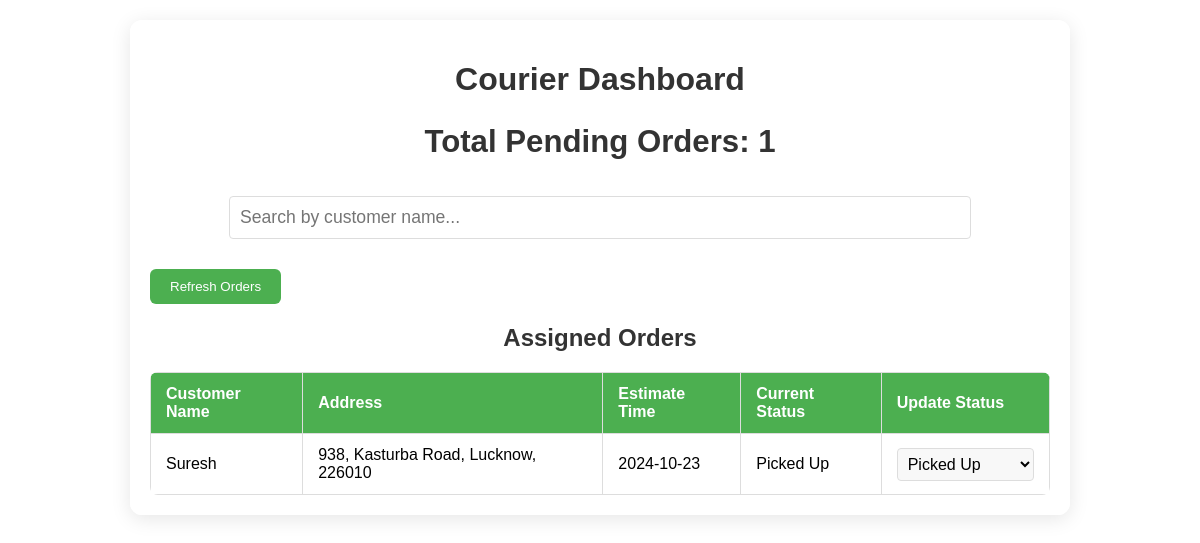
The page /courier/1/orders on the database its author committed.
### models.py (models this page shows)
class Order(db.Model):
    __tablename__ = 'order'
    order_id = db.Column(db.Integer, primary_key=True)
    customer_name = db.Column(db.String(100), nullable=False)
    customer_address = db.Column(db.String(200), nullable=False)
    customer_phone = db.Column(db.String(15), nullable=False)
    pincode = db.Column(db.Integer, nullable=False)
    courier_id = db.Column(db.Integer, db.ForeignKey('courier.courier_id'), nullable=False)
    status = db.Column(db.String(50), nullable=False, default='Pending')
    estimated_delivery = db.Column(db.Date, nullable=False)
    created_at = db.Column(db.DateTime, default=datetime.now(timezone.utc))
    updated_at = db.Column(db.DateTime, default=datetime.now(timezone.utc), onupdate=datetime.now(timezone.utc))
    courier = db.relationship('Courier', back_populates='orders')
    audit_logs = db.relationship('Audit', back_populates='order', lazy='dynamic')

### app.py (the view)
@app.route('/courier/<int:courier_id>/orders', methods=['GET'])
def get_assigned_orders(courier_id):
    courier = Courier.query.get(courier_id)
    if not courier:
        return jsonify({'error': 'Courier not found'}), 404
    orders = Order.query.filter(Order.courier_id==courier_id, Order.status != "Delivered").all()
    orders_list = [{
        'order_id': order.order_id,
        'customer_name': order.customer_name,
        'customer_address': order.customer_address+', '+str(order.pincode),
        'customer_phone': order.customer_phone,
        'status': order.status,
        'estimated_delivery':order.estimated_delivery,
        'created_at': order.created_at,
        'updated_at': order.updated_at
    } for order in orders]
    if request.args.get('json'):
        return jsonify({'orders': orders_list})
    return render_template('index.html', orders=orders_list, courier_id=courier_id)

### templates/index.html (shortened to what this page needs)
<!DOCTYPE html>
<html lang="en">
<head>
    <link rel="stylesheet" href="{{ url_for('static', filename='styles.css') }}">
</head>
<body>
    <div class="container">
        <h1>Courier Dashboard</h1>
        <div class="summary">
            <h2>Total Pending Orders: <span id="total-pending">{{ orders|length }}</span></h2>
        </div>
        <div class="search-container">
            <input type="text" id="search-pending" class="search-input" placeholder="Search by customer name..." onkeyup="filterPendingOrders()">
        </div>
        <button class="refresh-button" onclick="refreshPendingOrders()">Refresh Orders</button>
        <h2>Assigned Orders</h2>
        <table id="pending-orders-table">
            <thead>
                <tr>
                    <th>Customer Name</th>
                    <th>Address</th>
                    <th>Estimate Time</th>
                    <th>Current Status</th>
                    <th>Update Status</th>
                </tr>
            </thead>
            <tbody id="pending-orders-body">
                {% for order in orders %}
                <tr>
                    <td>{{ order['customer_name'] }}</td>
                    <td>{{ order['customer_address'] }}</td>
                    <td>{{ order['estimated_delivery'] }}</td>
                    <td class="current-status">{{ order['status'] }}</td>
                    <td>
                        <form action="{{ url_for('update_order_status') }}" method="post" class="status-form">
                            <select name="new_status" class="status-dropdown" onchange="handleStatusChange(this)">
                                <option value="Picked Up" {% if order['status'] == 'Picked Up' %}selected{% endif %}>Picked Up</option>
                            </select>
                        </form>
                    </td>
                </tr>
                {% endfor %}
            </tbody>
        </table>
    </div>
</body>
</html>

### static/styles.css (style rules this page uses)
body { font-family: 'Arial', sans-serif; background-image: url('images/logistics.png'); background-size: cover; background-attachment: fixed; margin: 0; padding: 20px; }
h1, h2 { text-align: center; color: #333; }
.container { max-width: 900px; margin: auto; background: rgba(255, 255, 255, 0.9); padding: 20px; border-radius: 12px; box-shadow: 0 4px 20px rgba(0, 0, 0, 0.1); }
table { width: 100%; border-collapse: collapse; margin-top: 20px; border-radius: 8px; overflow: hidden; background-color: white; }
table th, table td { border: 1px solid #ddd; padding: 12px 15px; text-align: left; }
table th { background-color: #4CAF50; color: white; }
table tbody tr { transition: background-color 0.3s ease; }
.status-dropdown { width: 100%; padding: 6px; border: 1px solid #ddd; border-radius: 4px; cursor: pointer; background-color: #f8f8f8; }
.summary { margin: 20px 0; text-align: center; font-size: 1.3em; }
.search-container { margin: 20px 0; text-align: center; }
.search-input { padding: 10px; width: 80%; border: 1px solid #ddd; border-radius: 4px; font-size: 1em; }
.refresh-button { padding: 10px 20px; background-color: #4CAF50; color: white; border: none; border-radius: 6px; cursor: pointer; margin-top: 10px; transition: background-color 0.3s ease; }
input[type="text"] { font-size: 1.1em; margin-top: 10px; }
table td select { font-size: 1em; }

### rows shown on the page
Order: customer_name "Suresh", customer_address "938, Kasturba Road, Lucknow, 226010", estimated_delivery "2024-10-23", status "Picked Up", new_status "Picked Up"

### other values the page prints
{{ orders|length }} "1"
